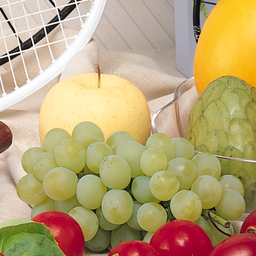
#> input picture sem4/csd212/lab12/fruits.png, 256 x 256 px, shrunk from 512 x 512 before the run
$ jupyter execute dip.ipynb
#> lines starting #> are read from the running program, lines starting #| are printed output that depends on the picture
# Prerequisite
* Load required packages and load images (already uploaded on BlackBoard) in Colab
* Create your own copy of notebook and add required code snippets in between the questions subsections. Also display the figures at each stage.
* Colab can be exported as a notebook file or Python file by **File > Download .ipynb** or **File > Download .py**. Exported notebook files can be reloaded into Google Colab or used in Jupyter Notebook.
* Please go through [Colab document](https://colab.research.google.com/drive/1YKHHLSlG-B9Ez2-zf-YFxXTVgfC_Aqtt) for further information.

* **Use ONLY following opencv functions for any type of opencv operations**

>[cv.imread](https://docs.opencv.org/3.4/d4/da8/group__imgcodecs.html#ga288b8b3da0892bd651fce07b3bbd3a56),

* **Use ONLY following basic numpy/tensorflow/pytorch operations**

[cell 1]
import numpy as np
import cv2 as cv
from matplotlib import pyplot as plt

##Q1) **Implement mean shift for filtering and segmentation of a color image.**
## Use **'fruits.png'** and **'parrot.png'** as two different inputs.
## In this case, the points are in $5D$ space $(x,y, R,G,B)$.
## Use a Gaussian kernel for mean shift procedure with spatial standard deviation $\sigma_{sp}$ and intensity standard deviation $\sigma_{int}$. Kindly tune and notify $\sigma_{sp} \in [9,12]$ and $\sigma_{int}\in [18,25]$ accordingly.
##  While performing the mean shift iterations on any point, compute the weighted average using only those points falling within a $23 × 23$ square centered at $(x_t , y_t)$ where $(x_t , y_t )$ are the spatial coordinates of the point in the current iteration (note that these spatial coordinates will change in every iteration).
**[Note: This implementation 5 values $(x,y,R,G,B)$ are updated per pixel. DO NOT USE more than one for loop. USE tf.Image.extract_patches() OR torch.nn.unfold() to vectorize over patches]**
## **Display the initial image, and the filtered image.**
##Given the filtered image, we will now perform segmentation on it using $K$-means in the joint spatial and intensity space, using $K = 100$.
## Use inbuilt K-means function in python [sklearn.cluster.KMeans](https://scikit-learn.org/stable/modules/generated/sklearn.cluster.KMeans.html)
## **Display the segmented image** - assign all pixels in a segment a color value equal to the average of the color of all pixels in that segment.
##**[10 points]**

##(a)[**0 Points**] Show the Original Images

[cell 2]
img1 =  cv.imread('fruits.png', cv.IMREAD_ANYCOLOR)
#> img1 is the input picture: shape (256, 256, 3); mean B, G, R 118.3, 163.3, 185.4
img1 = img1[:, :, ::-1]
kernel_sz1 = np.ones(1)
## Change Data type of image ####################
img1 = cv.filter2D(img1, cv.CV_16S, kernel_sz1)
#################################################

print('Data_type is {}', img1.dtype)
#| Data_type is {} int16
print('Image Size is {}'.format(img1.shape))
#| Image Size is (256, 256, 3)
print('Image min and max are ({}, {})'.format(img1.min(),img1.max()))
#| Image min and max are (0, 255)
plt.figure(figsize=(10,10))
plt.imshow(img1)
plt.axis('off')
plt.show()

[cell 3]
img2 =  cv.imread('parrot.png', cv.IMREAD_ANYCOLOR)
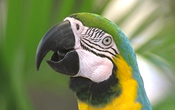
#> input picture sem4/csd212/lab12/parrot.png, 175 x 110 px, shrunk from 350 x 221 before the run
#> img2 is the input picture: shape (110, 175, 3); mean B, G, R 89.9, 136, 124.5
img2 = img2[:, :, ::-1]
kernel_sz1 = np.ones(1)
## Change Data type of image ####################
img2 = cv.filter2D(img2, cv.CV_16S, kernel_sz1)
#################################################

print('Data_type is {}', img2.dtype)
#| Data_type is {} int16
print('Image Size is {}'.format(img2.shape))
#| Image Size is (110, 175, 3)
print('Image min and max are ({}, {})'.format(img2.min(),img2.max()))
#| Image min and max are (0, 255)
plt.figure(figsize=(10,10))
plt.imshow(img2)
plt.axis('off')
plt.show()

##(a)[**0 Points**] Show the Output Images of K-means function without MeanShift, aka **Segmented Image**

[cell 4]
from sklearn.cluster import KMeans
import scipy.interpolate as inter
def kmean_cluster(I, K, step_size=1):
#> called with K = 100, step_size = 1
  (m0,n0,dim) = I.shape
#> m0 = 256; n0 = 256; dim = 3
  data_val = I[0:m0:step_size,0:n0:step_size,:]
  [jj1, ii1] = np.meshgrid(range(0,n0,step_size),range(0,m0,step_size))
  coordX = ii1
  coordY = jj1

  (m,n,_) = data_val.shape
#> m = 256; n = 256
  data_vec = np.reshape(data_val,(m*n,dim))
  x_vec = np.ravel(coordX).reshape((-1,1))
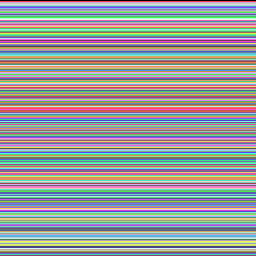
#> coordX: shape (256, 256) int64; 256 distinct labels, from 0 to 255; one colour per label, 0 black
  y_vec = np.ravel(coordY).reshape((-1,1))
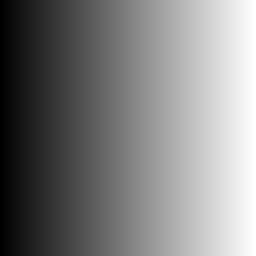
#> coordY: shape (256, 256) int64; min 0, max 255, mean 127.5

  big_data = np.hstack((x_vec,y_vec,data_vec))
  kmeans = KMeans(n_clusters=K, random_state=43).fit(big_data)
  labels = kmeans.labels_
  cmeans = kmeans.cluster_centers_
#> cmeans = 100 rows, first 6: [40.61, 136.1, 182.1, 167.3, 156.8], [243, 154, 198.3, 88.66, 74.86], [132.8, 181.8, 153.6, 130.7, 66.55], [219.1, 18.51, 195.5, 195.4, 151.5], [119.3, 52.5, 252.8, 225.7, 160.6], [39.34, 234.6, 253.8, 207, 72.45]

  c_vec = np.zeros((m*n,dim))
  for idx in range(m*n):
    c_vec[idx,:] = cmeans[labels[idx],2:]

  c_img = np.reshape(c_vec,(m,n,dim))
  xym = np.hstack( (x_vec, y_vec) )
  data0 = c_vec[:,0]
  data1 = c_vec[:,1]
  data2 = c_vec[:,2]
  interp0 = inter.NearestNDInterpolator( xym, data0 )
  interp1 = inter.NearestNDInterpolator( xym, data1 )
  interp2 = inter.NearestNDInterpolator( xym, data2 )

  [yy, xx] = np.meshgrid(np.arange(n0), np.arange(m0))

  result0 = interp0(np.ravel(xx), np.ravel(yy)).reshape( xx.shape )
  result1 = interp1(np.ravel(xx), np.ravel(yy)).reshape( xx.shape )
  result2 = interp2(np.ravel(xx), np.ravel(yy)).reshape( xx.shape )

  # combine them into an output image
  img_out = np.dstack( (result0, result1, result2) )
  return img_out,c_img,kmeans

[cell 5]
[img_c1,c_img1,kmean1] = kmean_cluster(img1, 100, step_size=1)
[img_c2,c_img2,kmean2] = kmean_cluster(img2, 100, step_size=1)
#> call 2 of kmean_cluster, with K = 100, step_size = 1
#> in kmean_cluster (call 2), `x_vec = np.ravel(coordX).reshape((-1,1))`:
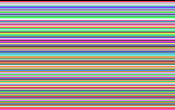
#> coordX: shape (110, 175) int64; 110 distinct labels, from 0 to 109; one colour per label, 0 black
#> in kmean_cluster (call 2), `y_vec = np.ravel(coordY).reshape((-1,1))`:
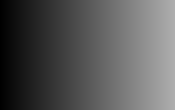
#> coordY: shape (110, 175) int64; min 0, max 174, mean 87
#> in kmean_cluster (call 2), `labels = kmeans.labels_`: labels = 19250 values, max 99 at index 4978, min 0 at index 116, mean 46.66
#> in kmean_cluster (call 2), `cmeans = kmeans.cluster_centers_`: cmeans = 100 rows, first 6: [17.07, 125.3, 240, 231, 201.9], [44.17, 97.84, 107, 96.67, 91.06], [93.94, 131.9, 212.4, 178.3, 30.17], [34.65, 30.35, 78.25, 125, 33.32], [80.65, 165.4, 153.7, 162, 144], [36.45, 142.4, 192.5, 194.9, 163.6]
#> in kmean_cluster (call 2), `data0 = c_vec[:,0]`: data0 = 19250 values, max 254.9 at index 118, min 29.86 at index 8286, mean 124.5
#> in kmean_cluster (call 2), `data1 = c_vec[:,1]`: data1 = 19250 values, max 251.9 at index 10462, min 28.1 at index 8286, mean 136
#> in kmean_cluster (call 2), `data2 = c_vec[:,2]`: data2 = 19250 values, max 253.8 at index 10462, min 0.159 at index 13954, mean 89.93

[cell 6]
plt.figure(figsize=(10,10))
plt.imshow(img_c1.astype(np.int16), cmap='gray')
plt.axis('off')
plt.show()

[cell 7]
plt.figure(figsize=(10,10))
plt.imshow(img_c2.astype(np.int16), cmap='gray')
plt.axis('off')
plt.show()

##(b)[**10 Points**] Show the Output Images of Mean-Shift Algorithm, aka. **Filetered Image**

[cell 8]
spatialRadius= 10
colorRadius=60

[cell 9]
img1_8bit=cv.convertScaleAbs(img1)
img2_8bit=cv.convertScaleAbs(img2)

img1_mean_shift=cv.pyrMeanShiftFiltering(img1_8bit, spatialRadius, colorRadius)
img2_mean_shift=cv.pyrMeanShiftFiltering(img2_8bit, spatialRadius, colorRadius)
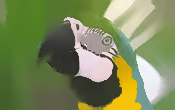
#> img2_mean_shift: shape (110, 175, 3); mean R, G, B 124.7, 136.5, 89.9

plt.figure(figsize=(10,10))
plt.title("Mean shifted image 1")
plt.imshow(img1_mean_shift)
plt.axis('off')

plt.figure(figsize=(10,10))
plt.title("Mean shifted image 2")
plt.imshow(img2_mean_shift)
plt.axis('off')

##(c)[**0 Points**] Show the Output Images of K-Means after MeanShift, aka. **Filetered Image**

[cell 10]
[img1_c1ms,_,_]=kmean_cluster(img1_mean_shift, 100)
#> call 3 of kmean_cluster, with K = 100, step_size = 1
#> in kmean_cluster (call 3), `cmeans = kmeans.cluster_centers_`: cmeans = 100 rows, first 6: [17.82, 114, 196.7, 183.1, 173.6], [158, 106.7, 176.7, 177.9, 117.7], [155.2, 199.3, 163.1, 160.7, 95.25], [231.6, 220, 113.6, 103.1, 53.43], [72.1, 48.3, 243.8, 241.7, 238.5], [11.69, 233.7, 251.9, 202.1, 45.01]
#> in kmean_cluster (call 3), `result2 = interp2(np.ravel(xx), np.ravel(yy)).reshape( xx.shape )`:
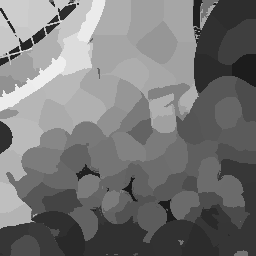
#> result2: shape (256, 256) float64; min 24.77, max 238.5, mean 118.9
[img2_c2ms,_,_]=kmean_cluster(img2_mean_shift, 100)
#> call 4 of kmean_cluster, with K = 100, step_size = 1
#> in kmean_cluster (call 4), `labels = kmeans.labels_`: labels = 19250 values, max 99 at index 5066, min 0 at index 114, mean 45.94
#> in kmean_cluster (call 4), `cmeans = kmeans.cluster_centers_`: cmeans = 100 rows, first 6: [8.2, 117.4, 243.1, 236.5, 210.6], [30.66, 60.57, 77.02, 81.8, 71.78], [51.07, 168, 118.7, 148.3, 83.7], [98.74, 129.9, 244.9, 195.1, 6.93], [101.2, 47.47, 93.82, 94.89, 72.67], [28.85, 35.71, 80.08, 125.8, 35.41]
#> in kmean_cluster (call 4), `c_img = np.reshape(c_vec,(m,n,dim))`:
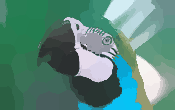
#> c_img: shape (110, 175, 3) float64; mean of channels 0, 1, 2 124.7, 136.5, 89.9; drawn as B, G, R
#> in kmean_cluster (call 4), `data0 = c_vec[:,0]`: data0 = 19250 values, max 244.9 at index 15357, min 48.77 at index 8999, mean 124.7
#> in kmean_cluster (call 4), `data1 = c_vec[:,1]`: data1 = 19250 values, max 244.6 at index 9937, min 47.57 at index 8999, mean 136.5
#> in kmean_cluster (call 4), `data2 = c_vec[:,2]`: data2 = 19250 values, max 246.7 at index 9937, min 4.03 at index 12728, mean 89.91
#> in kmean_cluster (call 4), `result1 = interp1(np.ravel(xx), np.ravel(yy)).reshape( xx.shape )`:
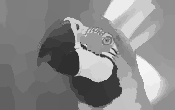
#> result1: shape (110, 175) float64; min 47.57, max 244.6, mean 136.5
#> in kmean_cluster (call 4), `result2 = interp2(np.ravel(xx), np.ravel(yy)).reshape( xx.shape )`:
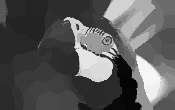
#> result2: shape (110, 175) float64; min 4.03, max 246.7, mean 89.9

plt.figure(figsize=(10,10))
plt.title("image 1 final")
plt.imshow(img1_c1ms.astype(np.int16), cmap='gray')
plt.axis('off')

plt.figure(figsize=(10,10))
plt.title("image 2 final")
plt.imshow(img2_c2ms.astype(np.int16), cmap='gray')
plt.axis('off')
